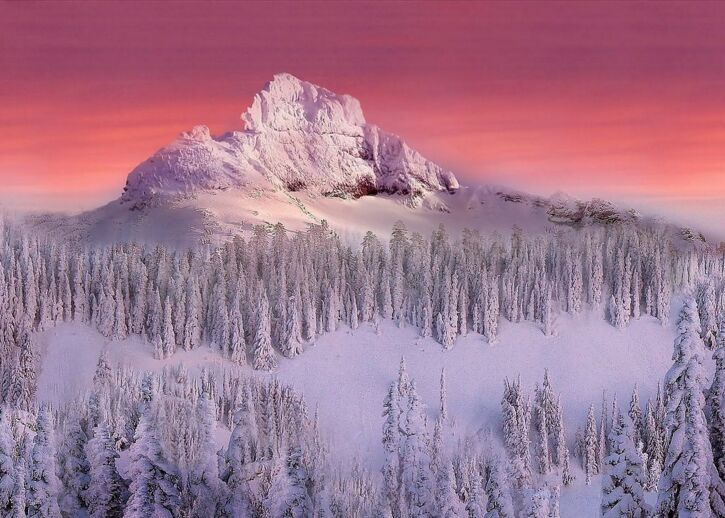
//> input picture 基本图像操作/阈值化/测试.jpg, 725 x 518 px
$ ./main   (built with g++ and OpenCV 4)
//> lines starting //> are read from the running program, lines starting //| are printed output that depends on the picture; after the words box and inside, x2 and y2 are one past the last pixel; in counts of white or black regions, pixels touching at a corner belong together
#include<iostream>
#include<opencv2\opencv.hpp>
using namespace cv;
using namespace std;
//http://www.opencv.org.cn/opencvdoc/2.3.2/html/doc/tutorials/imgproc/threshold/threshold.html
//阈值化即使设定一个值，通过比较每个像素和该值的大小来进行剔除，通常用来分割东西
//教程说阈值化的类型有多种类型不一一叙述
Mat input,temp, out;
const short max_type = 5;
const short max_value = 255;
int Ttype;

// [79 lines left out: function getThreshVal_Otsu_8u, not called in this run]

void set_type(int type, void *)//设置类型
{
	system("cls");//清楚控制台输出的信息
	int Ovalue;
	Ttype = type;
	switch (type)
	{
	case 0:cout << "目前该类型为二值阈值化" << endl; break;
	case 1:cout << "目前该类型为反向二值阈值化" << endl; break;
	case 2:cout << "目前该类型为截断阈值化" << endl; break;
	case 3:cout << "目前该类型为超过阈值被置0" << endl; break;
	case 4:cout << "目前该类型为低于阈值被置0" << endl; break;
	case 5:cout << "目前该类型为自适应阈值" << endl;
		Ovalue = getThreshVal_Otsu_8u(out);
		setTrackbarPos("阈值", "阈值化测试", Ovalue);
		cout << "自适应阈值结果：" << Ovalue << endl;
		threshold(out, temp, Ovalue, 255, CV_THRESH_BINARY);
		imshow("阈值化测试", temp);break;
		/*这里输出一下信息*/
		//可以注释掉上面值调用下面的东西
		//threshold(out, temp, value, 255, CV_THRESH_OTSU);//调用自适应阈值，输入的阈值会无效

	default:
		break;
	}
}

void set_value(int value, void* img)//设置阈值并显示
{
	if (Ttype ==5){//不进行操作

	}else{
		threshold(out, temp, value, 255, Ttype);//非自适应阈值
	}

	imshow("阈值化测试",temp);
}

int main()
{
	input = imread("测试.jpg");
//> input is the input picture: 518 rows x 725 cols, CV_8UC3; mean B, G, R 142.7, 119, 161.3
	namedWindow("阈值化测试");
	cvtColor(input, out,CV_BGR2GRAY);//将原图转成灰度图
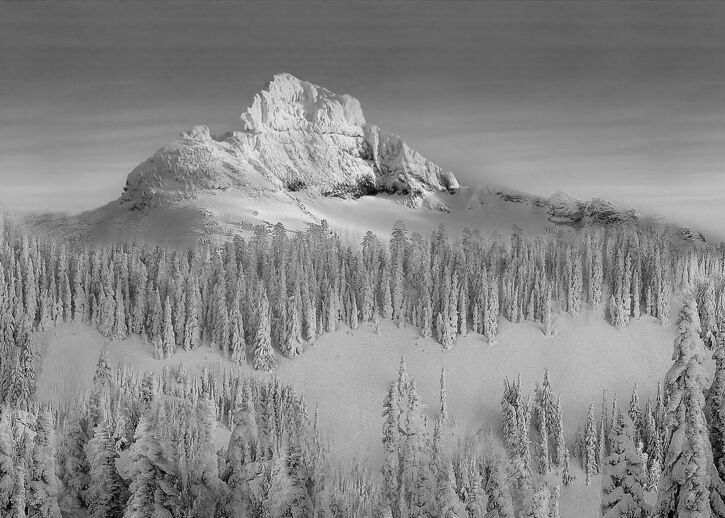
//> out: 518 rows x 725 cols, CV_8UC1; min 1, max 243, mean 134.4
	createTrackbar("类型", "阈值化测试",0, max_type,set_type);//创建滚动条
//> slider '类型' is set to 1
	createTrackbar("阈值", "阈值化测试",0, max_value,set_value);
//> slider '阈值' is set to 85
	set_type(0,0);//调用回调函数
	set_value(180, 0);
//> in set_value, `threshold(out, temp, value, 255, Ttype);`:
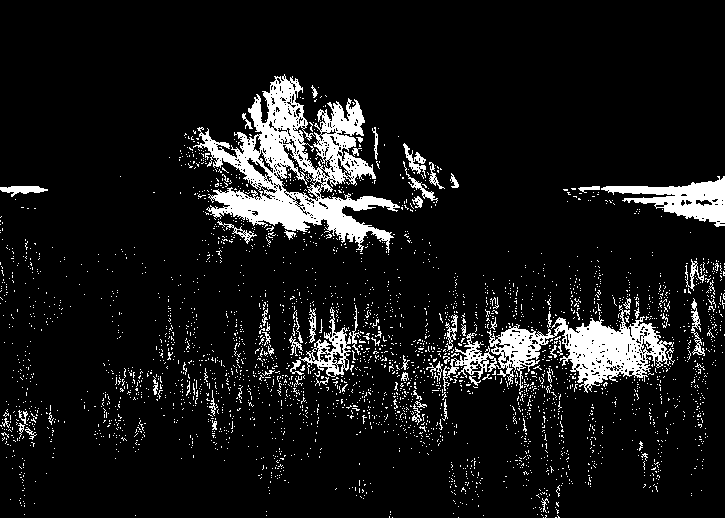
//> temp: 518 rows x 725 cols, CV_8UC1; 9.2% white; 3135 white regions (3061 under 20 px), largest, box (x1, y1, x2, y2) and area: (193, 74, 400, 253) 12784, (443, 305, 674, 393) 6911, (601, 176, 725, 227) 2651
	imshow("原图", input);
	waitKey(0);
//> call 2 of set_value, with value = 85
//> in set_value (call 2), `threshold(out, temp, value, 255, Ttype);`:
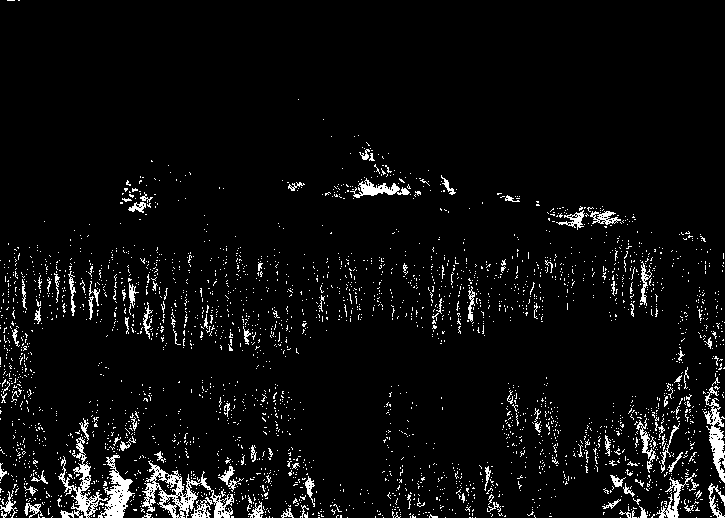
//> temp: 518 rows x 725 cols, CV_8UC1; 4.9% white in thin lines or dots
	return 0;
}
